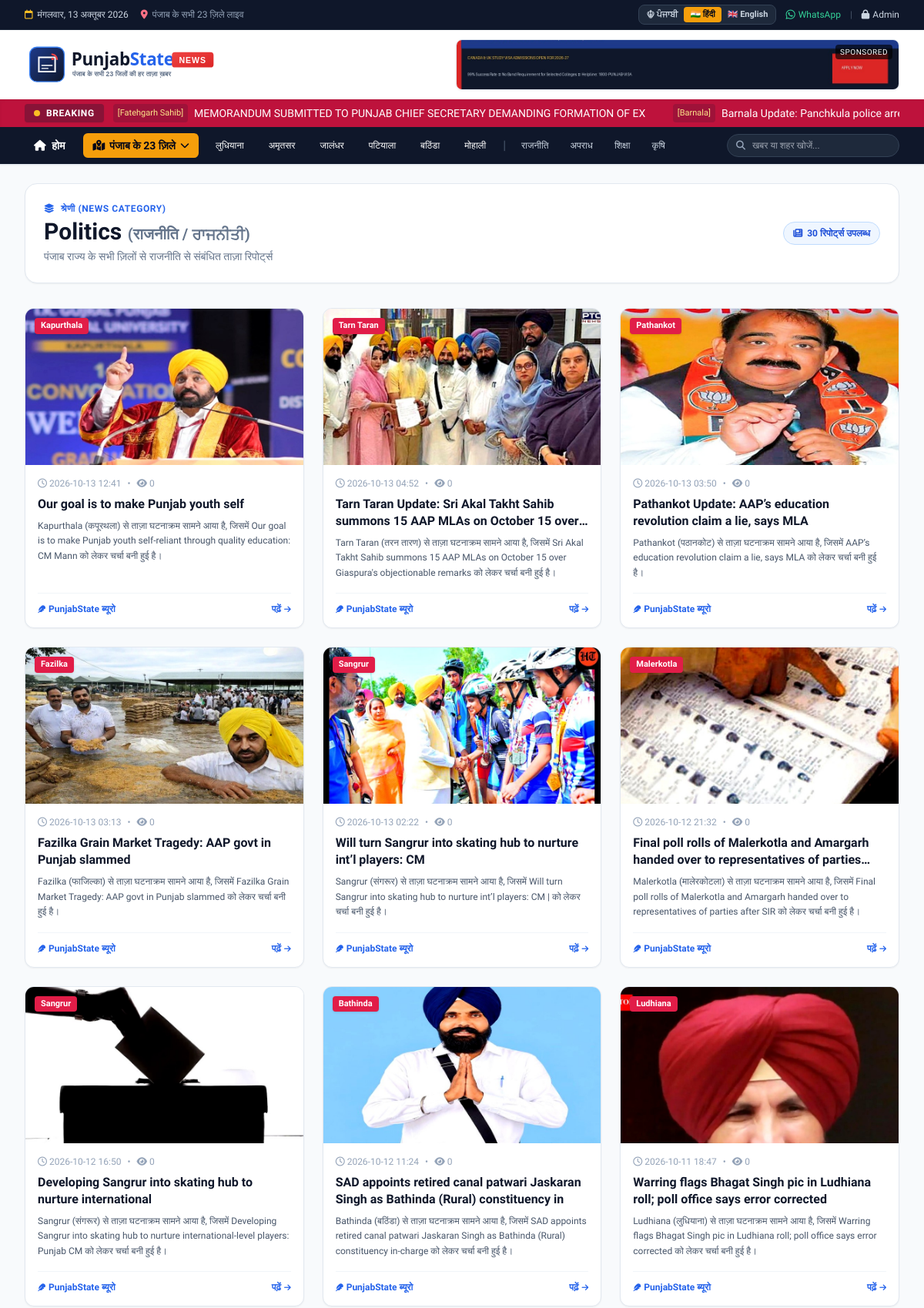
Screenshot of /category/politics (upper part) with the database file from the repository.
### tables this page shows
CREATE TABLE ad_slots (
        id INTEGER PRIMARY KEY AUTOINCREMENT,
        slot_key TEXT UNIQUE NOT NULL,
        title TEXT,
        image_url TEXT,
        target_url TEXT,
        sponsor_name TEXT,
        is_active INTEGER DEFAULT 1,
        created_at TIMESTAMP DEFAULT CURRENT_TIMESTAMP
    );

CREATE TABLE articles (
        id INTEGER PRIMARY KEY AUTOINCREMENT,
        title TEXT NOT NULL,
        slug TEXT UNIQUE NOT NULL,
        original_title TEXT,
        summary TEXT,
        highlights TEXT,
        content TEXT,
        city TEXT NOT NULL,
        city_name TEXT,
        category TEXT DEFAULT 'general',
        source_name TEXT,
        source_url TEXT UNIQUE,
        image_url TEXT,
        published_at TIMESTAMP,
        created_at TIMESTAMP DEFAULT CURRENT_TIMESTAMP,
        views_count INTEGER DEFAULT 0,
        is_breaking INTEGER DEFAULT 0,
        is_featured INTEGER DEFAULT 0
    );

### app.py (the view)
@app.route("/category/<category_id>")
def category_page(category_id):
    cat_info = next((c for c in CATEGORIES if c['id'] == category_id), None)
    if not cat_info:
        return redirect(url_for("index"))
    articles = get_articles_by_category(category_id, limit=30)
    return render_template("category.html", category=cat_info, articles=articles)

### templates/category.html (shortened to what this page needs)
{% extends "base.html" %}
{% block content %}
<div class="mb-8 bg-white p-6 rounded-2xl border border-slate-200 shadow-sm flex flex-col sm:flex-row sm:items-center justify-between gap-4">
    <div>
        <div class="flex items-center gap-2 text-xs font-bold uppercase tracking-wider text-blue-600 mb-1">
            <i class="fa-solid fa-layer-group"></i> श्रेणी (News Category)
        </div>
        <h1 class="text-2xl sm:text-3xl font-extrabold text-slate-900">
            {{ category['name'] }} <span class="text-slate-500 font-semibold text-lg sm:text-xl">({{ category['hindi'] }} / {{ category['punjabi'] }})</span>
        </h1>
        <p class="text-xs sm:text-sm text-slate-500 mt-1">पंजाब राज्य के सभी ज़िलों से {{ category['hindi'] }} से संबंधित ताज़ा रिपोर्ट्स</p>
    </div>
    <div>
        <span class="bg-blue-50 text-blue-700 border border-blue-200 text-xs font-bold px-3 py-1.5 rounded-full inline-flex items-center gap-1.5">
            <i class="fa-solid fa-newspaper"></i> {{ articles|length }} रिपोर्ट्स उपलब्ध
        </span>
    </div>
</div>
{% if articles %}
<div class="grid grid-cols-1 md:grid-cols-2 lg:grid-cols-3 gap-6">
    {% for item in articles %}
    <div class="bg-white rounded-xl border border-slate-200 overflow-hidden shadow-sm hover:shadow-md transition flex flex-col justify-between group">
        <div class="aspect-[16/9] overflow-hidden relative">
            <img src="{{ item['image_url'] }}" alt="{{ item['title'] }}" class="w-full h-full object-cover group-hover:scale-105 transition duration-300">
            <span class="absolute top-3 left-3 bg-rose-600 text-white text-[11px] font-bold px-2 py-0.5 rounded shadow">
                {{ item['city_name'] }}
            </span>
        </div>
        <div class="p-4 flex-1 flex flex-col justify-between">
            <div>
                <div class="flex items-center gap-2 text-xs text-slate-400 mb-2">
                    <span><i class="fa-regular fa-clock"></i> {{ item['published_at'][:16] }}</span>
                    <span>•</span>
                    <span><i class="fa-solid fa-eye"></i> {{ item['views_count'] }}</span>
                </div>
                <h3 class="text-base font-bold text-slate-900 group-hover:text-blue-600 transition leading-snug line-clamp-2 mb-2">
                    <a href="{{ url_for('article_detail', slug=item['slug']) }}">
                        {{ item['title'] }}
                    </a>
                </h3>
                <p class="text-xs text-slate-600 line-clamp-3 leading-relaxed mb-4">
                    {{ item['summary'] }}
                </p>
            </div>
            <div class="pt-3 border-t border-slate-100 flex items-center justify-between text-xs">
                <span class="text-blue-600 font-semibold text-xs flex items-center gap-1"><i class="fa-solid fa-feather text-[10px]"></i> PunjabState ब्यूरो</span>
                <a href="{{ url_for('article_detail', slug=item['slug']) }}" class="text-blue-600 font-bold hover:text-blue-800 flex items-center gap-1">
                    पढ़ें <i class="fa-solid fa-arrow-right text-[10px]"></i>
                </a>
            </div>
        </div>
    </div>
    {% endfor %}
</div>
{% endif %}
{% endblock %}

### templates/base.html (shortened to what this page needs)
<!DOCTYPE html>
<html lang="hi" class="h-full">
<head>
    <script src="https://cdn.tailwindcss.com"></script>
    <link rel="stylesheet" href="https://cdnjs.cloudflare.com/ajax/libs/font-awesome/6.4.0/css/all.min.css">
    <link rel="stylesheet" href="{{ url_for('static', filename='css/style.css') }}">
</head>
<body class="bg-slate-50 text-slate-800 flex flex-col min-h-screen">
    <div class="bg-slate-900 text-slate-300 text-xs py-1.5 border-b border-slate-800">
        <div class="max-w-7xl mx-auto px-4 sm:px-6 lg:px-8 flex flex-wrap justify-between items-center gap-2">
            <div class="flex items-center gap-4">
                <span class="flex items-center gap-1.5">
                    <i class="fa-regular fa-calendar text-amber-400"></i>
                    <span id="currentDate">आज, पंजाब संस्करण</span>
                </span>
                <span class="hidden md:inline-flex items-center gap-1.5 text-slate-400">
                    <i class="fa-solid fa-location-dot text-rose-400"></i>
                    <span>पंजाब के सभी 23 ज़िले लाइव</span>
                </span>
            </div>
            <div class="flex items-center gap-3">
                <div class="flex items-center bg-slate-800 rounded-lg p-0.5 border border-slate-700 text-[11px] font-bold">
                    <a href="{{ url_for('set_language', lang_code='pa') }}" onclick="changeGoogleLanguage('pa')" class="px-2 py-0.5 rounded transition {% if current_lang == 'pa' %}bg-amber-500 text-slate-950 font-black shadow-sm{% else %}text-slate-300 hover:text-white{% endif %}">
                        ☬ ਪੰਜਾਬੀ
                    </a>
                    <a href="{{ url_for('set_language', lang_code='hi') }}" onclick="changeGoogleLanguage('hi')" class="px-2 py-0.5 rounded transition {% if current_lang == 'hi' %}bg-amber-500 text-slate-950 font-black shadow-sm{% else %}text-slate-300 hover:text-white{% endif %}">
                        🇮🇳 हिंदी
                    </a>
                    <a href="{{ url_for('set_language', lang_code='en') }}" onclick="changeGoogleLanguage('en')" class="px-2 py-0.5 rounded transition {% if current_lang == 'en' %}bg-amber-500 text-slate-950 font-black shadow-sm{% else %}text-slate-300 hover:text-white{% endif %}">
                        🇬🇧 English
                    </a>
                </div>
                <a href="https://whatsapp.com" target="_blank" class="hidden sm:inline-flex items-center gap-1 text-emerald-400 hover:text-emerald-300 font-medium">
                    <i class="fa-brands fa-whatsapp text-sm"></i>
                    <span>WhatsApp</span>
                </a>
                <span class="text-slate-600 hidden sm:inline">|</span>
                <a href="{{ url_for('admin') }}" class="inline-flex items-center gap-1 text-slate-300 hover:text-white">
                    <i class="fa-solid fa-lock text-xs"></i>
                    <span>Admin</span>
                </a>
            </div>
        </div>
    </div>
    <header class="bg-white border-b border-slate-200 shadow-sm sticky top-0 z-40">
        <div class="max-w-7xl mx-auto px-4 sm:px-6 lg:px-8 py-3">
            <div class="flex flex-col lg:flex-row items-center justify-between gap-4">
                <div class="flex items-center justify-between w-full lg:w-auto">
                    <a href="{{ url_for('index') }}" class="flex items-center gap-2 group">
                        <img src="{{ url_for('static', filename='images/logo.svg') }}" alt="{{ site_name }}" class="h-12 md:h-14 w-auto">
                    </a>
                </div>
                {% if ads.get('header_banner') and ads['header_banner']['is_active'] %}
                <div class="hidden lg:block relative max-w-xl w-full">
                    <a href="{{ ads['header_banner']['target_url'] }}" target="_blank" rel="nofollow noopener" class="block overflow-hidden rounded-lg border border-slate-200 hover:opacity-95 transition shadow-sm relative group">
                        <span class="ad-badge">SPONSORED</span>
                        <img src="{{ ads['header_banner']['image_url'] }}" alt="{{ ads['header_banner']['title'] }}" class="w-full h-16 object-cover">
                    </a>
                </div>
                {% endif %}
            </div>
        </div>
        {% if breaking_news %}
        <div class="bg-rose-700 text-white text-xs sm:text-sm py-1.5 overflow-hidden flex items-center shadow-inner">
            <div class="max-w-7xl mx-auto px-4 sm:px-6 lg:px-8 w-full flex items-center">
                <div class="flex items-center gap-2 bg-rose-900 px-3 py-1 rounded font-bold uppercase tracking-wider text-xs shrink-0 mr-3 shadow-sm">
                    <span class="w-2 h-2 rounded-full bg-amber-400 pulse-dot"></span>
                    <span>BREAKING</span>
                </div>
                <div class="ticker-wrap flex-1">
                    <div class="ticker-move space-x-8">
                        {% for b in breaking_news %}
                        <a href="{{ url_for('article_detail', slug=b['slug']) }}" class="inline-flex items-center gap-2 hover:text-amber-200 transition">
                            <span class="bg-rose-800 text-[11px] px-1.5 py-0.5 rounded text-amber-200">[{{ b['city_name'] }}]</span>
                            <span>{{ b['title'] }}</span>
                        </a>
                        {% endfor %}
                    </div>
                </div>
            </div>
        </div>
        {% endif %}
        <nav class="bg-slate-900 text-white">
            <div class="max-w-7xl mx-auto px-4 sm:px-6 lg:px-8">
                <div class="flex items-center justify-between h-12">
                    <div class="flex items-center space-x-1 sm:space-x-3 overflow-x-auto py-1 scrollbar-none">
                        <a href="{{ url_for('index') }}" class="px-3 py-1.5 rounded-md text-xs sm:text-sm font-semibold hover:bg-slate-800 whitespace-nowrap {% if active_tab == 'all' %}bg-blue-600 text-white{% endif %}">
                            <i class="fa-solid fa-house mr-1"></i> {{ t.home }}
                        </a>
                        <div class="relative group">
                            <button class="px-3 py-1.5 rounded-md text-xs sm:text-sm font-semibold bg-amber-500 hover:bg-amber-600 text-slate-950 flex items-center gap-1.5 whitespace-nowrap shadow-sm">
                                <i class="fa-solid fa-map-location-dot"></i>
                                <span>{{ t.select_district }}</span>
                                <i class="fa-solid fa-chevron-down text-xs"></i>
                            </button>
                        </div>
                        <a href="{{ url_for('city_page', city_id='ludhiana') }}" class="px-2.5 py-1.5 rounded text-xs font-medium hover:bg-slate-800 whitespace-nowrap">{{ 'ਲੁਧਿਆਣਾ' if current_lang == 'pa' else ('लुधियाना' if current_lang == 'hi' else 'Ludhiana') }}</a>
                        <a href="{{ url_for('city_page', city_id='amritsar') }}" class="px-2.5 py-1.5 rounded text-xs font-medium hover:bg-slate-800 whitespace-nowrap">{{ 'ਅੰਮ੍ਰਿਤਸਰ' if current_lang == 'pa' else ('अमृतसर' if current_lang == 'hi' else 'Amritsar') }}</a>
                        <a href="{{ url_for('city_page', city_id='jalandhar') }}" class="px-2.5 py-1.5 rounded text-xs font-medium hover:bg-slate-800 whitespace-nowrap">{{ 'ਜਲੰਧਰ' if current_lang == 'pa' else ('जालंधर' if current_lang == 'hi' else 'Jalandhar') }}</a>
                        <a href="{{ url_for('city_page', city_id='patiala') }}" class="px-2.5 py-1.5 rounded text-xs font-medium hover:bg-slate-800 whitespace-nowrap">{{ 'ਪਟਿਆਲਾ' if current_lang == 'pa' else ('पटियाला' if current_lang == 'hi' else 'Patiala') }}</a>
                        <a href="{{ url_for('city_page', city_id='bathinda') }}" class="px-2.5 py-1.5 rounded text-xs font-medium hover:bg-slate-800 whitespace-nowrap">{{ 'ਬਠਿੰਡਾ' if current_lang == 'pa' else ('बठिंडा' if current_lang == 'hi' else 'Bathinda') }}</a>
                        <a href="{{ url_for('city_page', city_id='mohali') }}" class="px-2.5 py-1.5 rounded text-xs font-medium hover:bg-slate-800 whitespace-nowrap">{{ 'ਮੋਹਾਲੀ' if current_lang == 'pa' else ('मोहाली' if current_lang == 'hi' else 'Mohali') }}</a>
                        <span class="text-slate-600 hidden md:inline">|</span>
                        <a href="{{ url_for('category_page', category_id='politics') }}" class="px-2 py-1 rounded text-xs font-medium hover:bg-slate-800 text-slate-300 hover:text-white hidden md:inline-block">{{ 'ਰਾਜਨੀਤੀ' if current_lang == 'pa' else ('राजनीति' if current_lang == 'hi' else 'Politics') }}</a>
                        <a href="{{ url_for('category_page', category_id='crime') }}" class="px-2 py-1 rounded text-xs font-medium hover:bg-slate-800 text-slate-300 hover:text-white hidden md:inline-block">{{ 'ਅਪਰਾਧ' if current_lang == 'pa' else ('अपराध' if current_lang == 'hi' else 'Crime') }}</a>
                        <a href="{{ url_for('category_page', category_id='education') }}" class="px-2 py-1 rounded text-xs font-medium hover:bg-slate-800 text-slate-300 hover:text-white hidden lg:inline-block">{{ 'ਸਿੱਖਿਆ' if current_lang == 'pa' else ('शिक्षा' if current_lang == 'hi' else 'Jobs') }}</a>
                        <a href="{{ url_for('category_page', category_id='agriculture') }}" class="px-2 py-1 rounded text-xs font-medium hover:bg-slate-800 text-slate-300 hover:text-white hidden lg:inline-block">{{ 'ਖੇਤੀਬਾੜੀ' if current_lang == 'pa' else ('कृषि' if current_lang == 'hi' else 'Agriculture') }}</a>
                    </div>
                    <form action="{{ url_for('search') }}" method="GET" class="hidden sm:flex items-center relative ml-4">
                        <input type="text" name="q" placeholder="{{ t.search_placeholder }}" class="bg-slate-800 text-white text-xs rounded-full pl-8 pr-3 py-1.5 focus:outline-none focus:ring-2 focus:ring-blue-500 w-44 lg:w-56 border border-slate-700">
                        <i class="fa-solid fa-magnifying-glass absolute left-3 text-slate-400 text-xs"></i>
                    </form>
                </div>
            </div>
        </nav>
    </header>
    <main class="flex-1 max-w-7xl w-full mx-auto px-4 sm:px-6 lg:px-8 py-6">
        {% block content %}{% endblock %}
    </main>
</body>
</html>

### rows the page displays
ad_slots: header_banner.image_url (picture)
articles: city_name "Fatehgarh Sahib", title "MEMORANDUM SUBMITTED TO PUNJAB CHIEF SECRETARY DEMANDING FORMATION OF EX"
articles: city_name "Barnala", title "Barnala Update: Panchkula police…"
articles: image_url (picture), city_name "Kapurthala", published_at "2026-10-13 12:41", views_count "0", title "Our goal is to make Punjab youth self", summary "Kapurthala (कपूरथला) से ताज़ा घटनाक्रम सामने आया है, जिसमें Our goal is to make Punjab youth self-reliant through quality education: CM Mann को लेकर चर्चा बनी हुई है।"
articles: image_url (picture), city_name "Tarn Taran", published_at "2026-10-13 04:52", views_count "0", title "Tarn Taran Update: Sri Akal Takht Sahib summons 15 AAP MLAs on October 15…", summary "Tarn Taran (तरन तारण) से ताज़ा घटनाक्रम सामने आया है, जिसमें Sri Akal Takht Sahib summons 15 AAP MLAs on October 15 over Giaspura's objectionable remarks को लेकर चर्चा बनी हुई है।"
articles: image_url (picture), city_name "Pathankot", published_at "2026-10-13 03:50", views_count "0", title "Pathankot Update: AAP’s education revolution claim a lie, says MLA", summary "Pathankot (पठानकोट) से ताज़ा घटनाक्रम सामने आया है, जिसमें AAP’s education revolution claim a lie, says MLA को लेकर चर्चा बनी हुई है।"
articles: image_url (picture), city_name "Fazilka", published_at "2026-10-13 03:13", views_count "0", title "Fazilka Grain Market Tragedy: AAP govt in Punjab slammed", summary "Fazilka (फाजिल्का) से ताज़ा घटनाक्रम सामने आया है, जिसमें Fazilka Grain Market Tragedy: AAP govt in Punjab slammed को लेकर चर्चा बनी हुई है।"
articles: image_url (picture), city_name "Sangrur", published_at "2026-10-13 02:22", views_count "0", title "Will turn Sangrur into skating hub to nurture int’l players: CM", summary "Sangrur (संगरूर) से ताज़ा घटनाक्रम सामने आया है, जिसमें Will turn Sangrur into skating hub to nurture int’l players: CM | को लेकर चर्चा बनी हुई है।"
articles: image_url (picture), city_name "Malerkotla", published_at "2026-10-12 21:32", views_count "0", title "Final poll rolls of Malerkotla and Amargarh handed over to representatives of…", summary "Malerkotla (मालेरकोटला) से ताज़ा घटनाक्रम सामने आया है, जिसमें Final poll rolls of Malerkotla and Amargarh handed over to representatives of parties after SIR को लेकर चर्चा बनी हुई है।"
articles: image_url (picture), city_name "Sangrur", published_at "2026-10-12 16:50", views_count "0", title "Developing Sangrur into skating hub to nurture international", summary "Sangrur (संगरूर) से ताज़ा घटनाक्रम सामने आया है, जिसमें Developing Sangrur into skating hub to nurture international-level players: Punjab CM को लेकर चर्चा बनी हुई है।"
articles: image_url (picture), city_name "Bathinda", published_at "2026-10-12 11:24", views_count "0", title "SAD appoints retired canal patwari Jaskaran Singh as Bathinda (Rural) constituency in", summary "Bathinda (बठिंडा) से ताज़ा घटनाक्रम सामने आया है, जिसमें SAD appoints retired canal patwari Jaskaran Singh as Bathinda (Rural) constituency in-charge को लेकर चर्चा बनी हुई है।"
articles: image_url (picture), city_name "Ludhiana", published_at "2026-10-11 18:47", views_count "0", title "Warring flags Bhagat Singh pic in Ludhiana roll; poll office says error corrected", summary "Ludhiana (लुधियाना) से ताज़ा घटनाक्रम सामने आया है, जिसमें Warring flags Bhagat Singh pic in Ludhiana roll; poll office says error corrected को लेकर चर्चा बनी हुई है।"

### other values shown
{{ t.home }} "होम"
{{ t.select_district }} "पंजाब के 23 ज़िले"
{{ category['name'] }} "Politics"
{{ category['hindi'] }} "राजनीति"
{{ category['punjabi'] }} "ਰਾਜਨੀਤੀ"
{{ articles|length }} "30"
